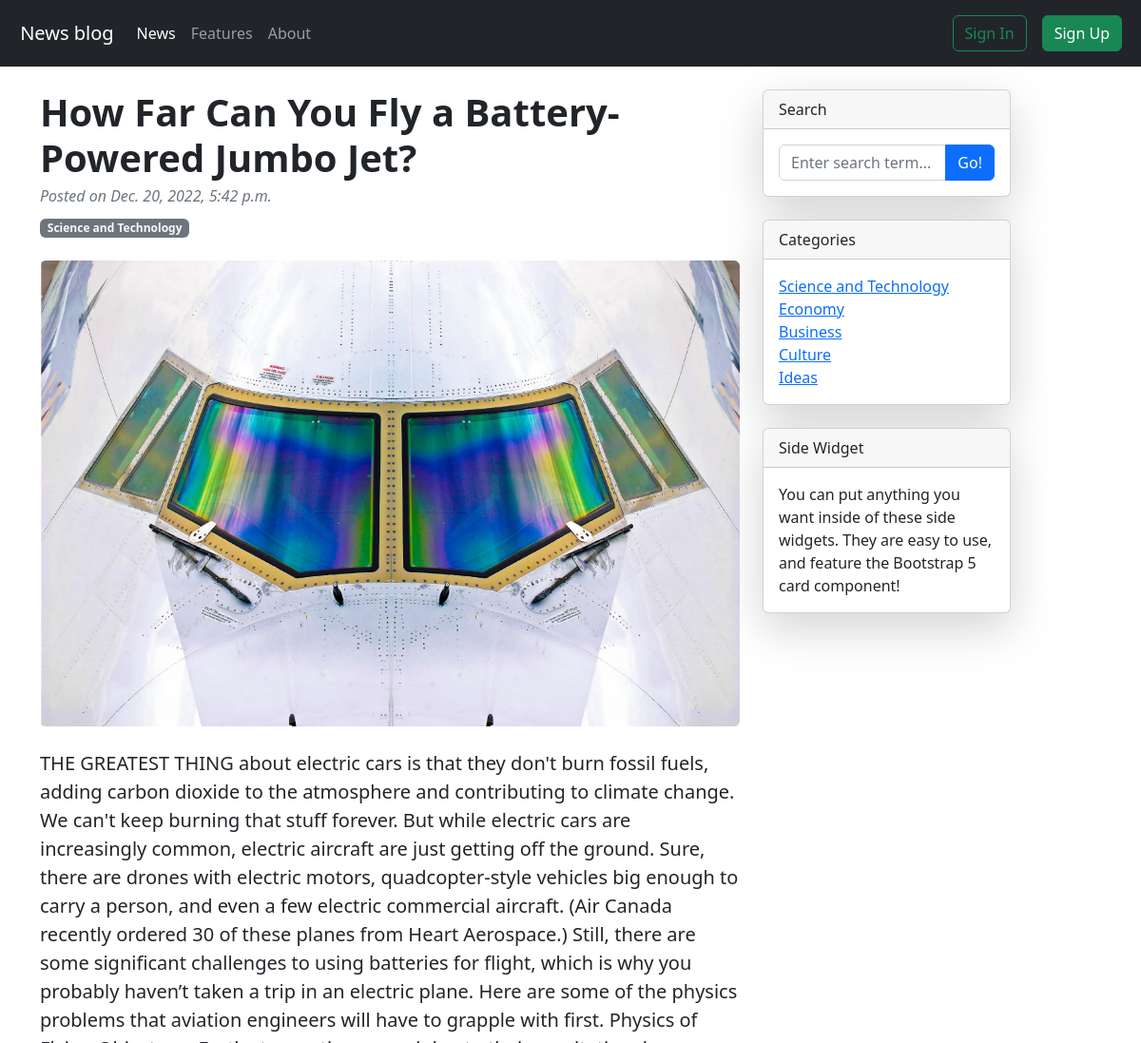
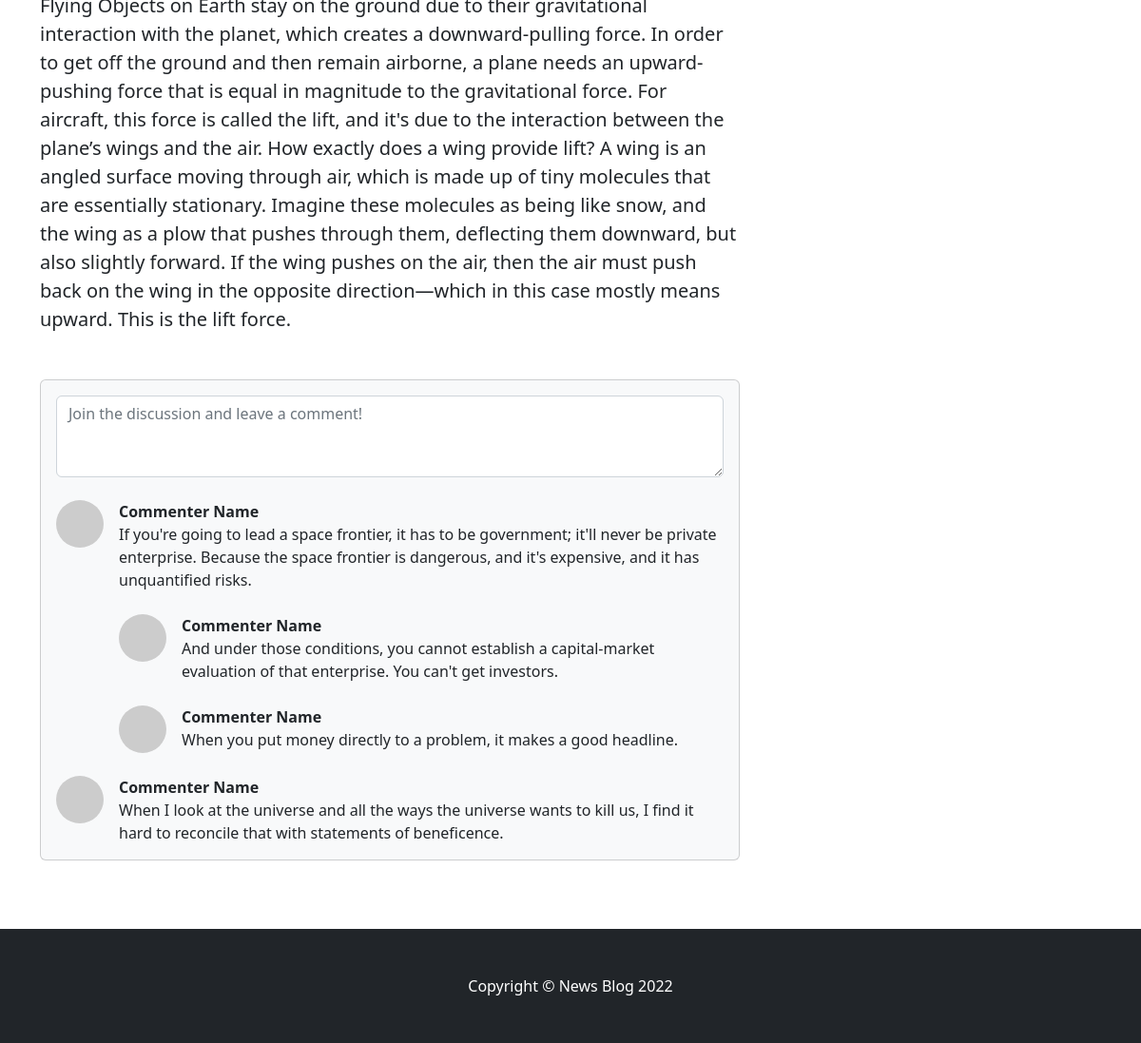
/1/, run on the app's committed database (2 pictures, top to bottom).
### news/models.py (models this page shows, shortened)
class News(models.Model):
    category = models.ForeignKey(Category, on_delete=models.CASCADE, blank=True)
    title = models.CharField(max_length=100)
    description = models.CharField(max_length=150)
    image = models.ImageField(upload_to='news/images/')
    article = models.TextField()
    date = models.DateTimeField(auto_now=True)
    class Meta:
        verbose_name_plural = 'News'

class Category(models.Model):
    name = models.CharField(max_length=32)
    class Meta:
        verbose_name_plural = 'Category'
    def __str__(self):
        return self.name

### news/views.py (the view)
# urls.py: path('<int:news_pk>/', news_views.article, name='article'),
def article(request, news_pk):
    categories = Category.objects.all()
    try:
        news = News.objects.get(pk=news_pk)
        context = {'page_name': news.title, 'news': news, 'categories': categories}
        return render(request, template_name='article.html', context=context)
    except News.DoesNotExist:
        context = {'page_name': 'Does Not Exist', 'categories': categories, 'error': 'This article does not exist'}
        return render(request, template_name='article.html', context=context)

### news/templates/article.html (shortened to what this page needs)
{% extends 'base.html' %}
{% block content %}
{% if news %}
        <div class="container mt-4 mb-4">
            <div class="row">
                <div class="col-lg-8">
                    <article>
                        <header class="mb-4">
                            <h1 class="fw-bolder mb-1">{{ news.title }}</h1>
                            <div class="text-muted fst-italic mb-2">Posted on {{ news.date }}</div>
                            <a class="badge bg-secondary text-decoration-none link-light" href="#!">{{ news.category }}</a>
                        </header>
                        <figure class="mb-4"><img class="img-fluid rounded" src="{{ news.image.url }}" alt="..." /></figure>
                        <section class="mb-5">
                            <p class="fs-5 mb-4">{{ news.article }}</p>
                        </section>
                    </article>
                    <section class="mb-5">
                        <div class="card bg-light">
                            <div class="card-body">
                                <form class="mb-4"><textarea class="form-control" rows="3" placeholder="Join the discussion and leave a comment!"></textarea></form>
                                <div class="d-flex mb-4">
                                    <div class="flex-shrink-0"><img class="rounded-circle" src="https://dummyimage.com/50x50/ced4da/6c757d.jpg" alt="..." /></div>
                                    <div class="ms-3">
                                        <div class="fw-bold">Commenter Name</div>
                                        If you're going to lead a space frontier, it has to be government; it'll never be private enterprise. Because the space frontier is dangerous, and it's expensive, and it has unquantified risks.
                                        <div class="d-flex mt-4">
                                            <div class="flex-shrink-0"><img class="rounded-circle" src="https://dummyimage.com/50x50/ced4da/6c757d.jpg" alt="..." /></div>
                                            <div class="ms-3">
                                                <div class="fw-bold">Commenter Name</div>
                                                And under those conditions, you cannot establish a capital-market evaluation of that enterprise. You can't get investors.
                                            </div>
                                        </div>
                                        <div class="d-flex mt-4">
                                            <div class="flex-shrink-0"><img class="rounded-circle" src="https://dummyimage.com/50x50/ced4da/6c757d.jpg" alt="..." /></div>
                                            <div class="ms-3">
                                                <div class="fw-bold">Commenter Name</div>
                                                When you put money directly to a problem, it makes a good headline.
                                            </div>
                                        </div>
                                    </div>
                                </div>
                                <div class="d-flex">
                                    <div class="flex-shrink-0"><img class="rounded-circle" src="https://dummyimage.com/50x50/ced4da/6c757d.jpg" alt="..." /></div>
                                    <div class="ms-3">
                                        <div class="fw-bold">Commenter Name</div>
                                        When I look at the universe and all the ways the universe wants to kill us, I find it hard to reconcile that with statements of beneficence.
                                    </div>
                                </div>
                            </div>
                        </div>
                    </section>
                </div>
{% endif %}
                <div class="col-lg-3">
                    <div class="card mb-4 shadow-lg">
                        <div class="card-header">Search</div>
                        <div class="card-body">
                            <div class="input-group">
                                <input class="form-control" type="text" placeholder="Enter search term..." aria-label="Enter search term..." aria-describedby="button-search" />
                                <button class="btn btn-primary" id="button-search" type="button">Go!</button>
                            </div>
                        </div>
                    </div>
                    <div class="card mb-4 shadow-lg">
                    <div class="card-header">Categories</div>
                    <div class="card-body">
                        <div class="row">
                            <div class="col">
                                <ul class="list-unstyled mb-0">
                                    {% for cat in categories %}
                                    <li><a href="{% url 'news' cat.id %}">{{ cat }}</a></li>
                                    {% endfor %}
                                </ul>
                            </div>
                        </div>
                    </div>
                </div>
                    <div class="card mb-4 shadow-lg">
                        <div class="card-header">Side Widget</div>
                        <div class="card-body">You can put anything you want inside of these side widgets. They are easy to use, and feature the Bootstrap 5 card component!</div>
                    </div>
                </div>
            </div>
        </div>
{% endblock %}

### data on the page
News: title "How Far Can You Fly a Battery-Powered Jumbo Jet?", date "Dec. 20, 2022, 5:42 p.m.", category "Science and Technology", image (picture), article "THE GREATEST THING about electric cars is that they don't burn fossil fuels, adding carbon dioxide to the atmosphere and contributing to climate change. We can't keep burning that stuff forever. But while electric cars are increasingly common, electric aircraft are just getting off the ground. Sure, there are drones with electric motors, quadcopter-style vehicles big enough to carry a person, and even a few electric commercial aircraft. (Air Canada recently ordered 30 of these planes from Heart Aerospace.) Still, there are some significant challenges to using batteries for flight, which is why you probably haven’t taken a trip in an electric plane. Here are some of the physics problems that…"
Category: name "Science and Technology"
Category: name "Economy"
Category: name "Business"
Category: name "Culture"
Category: name "Ideas"
